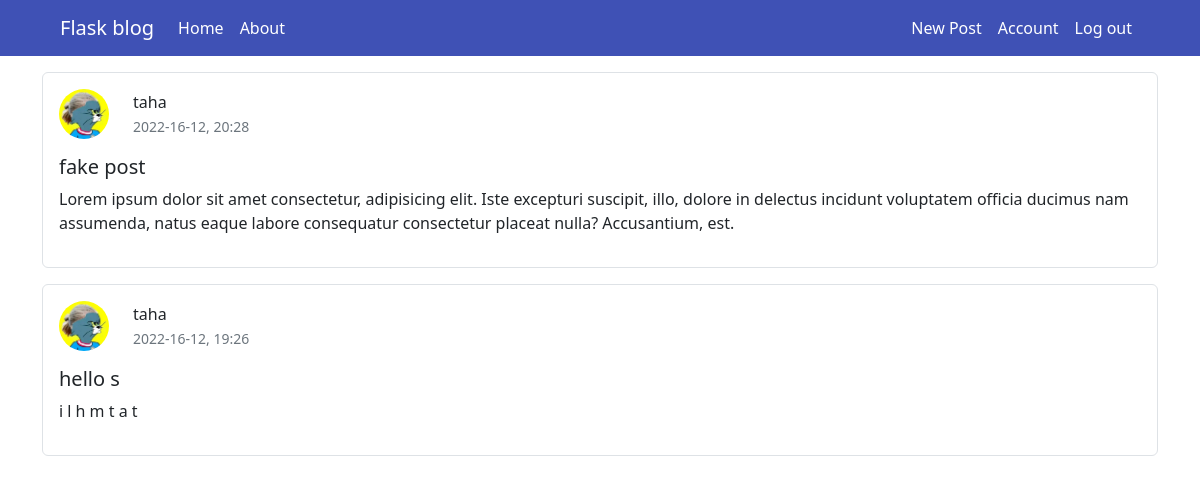
The page /home (signed in) on the database as committed earlier.
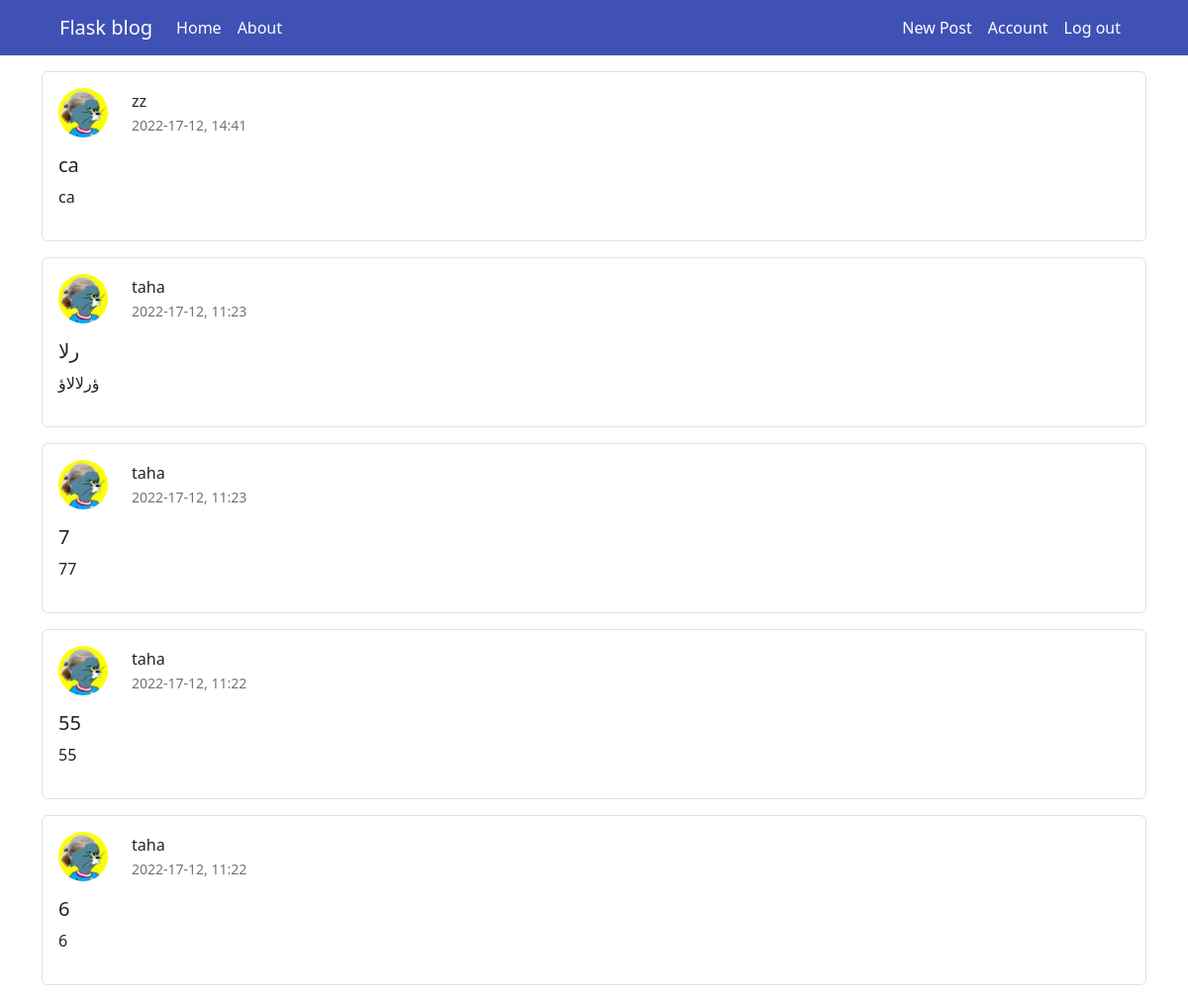
The same page on the database as committed later.
### flaskblog/models.py (models this page shows, shortened)
class Post(db.Model, UserMixin):
    id = db.Column(db.Integer, primary_key=True)
    user_id = db.Column(db.Integer, db.ForeignKey('user.id'), nullable=False)
    title = db.Column(db.String(160), nullable=False)
    date = db.Column(db.DateTime, nullable=False, default=datetime.utcnow)
    content = db.Column(db.Text, nullable=False)

class User(db.Model, UserMixin):
    id = db.Column(db.Integer, primary_key=True)
    username = db.Column(db.String(30), unique=True, nullable=False)
    email = db.Column(db.String(120), unique=True, nullable=False)
    profile_picture = db.Column(db.String(20), nullable=False,
                                default='default.png')
    password = db.Column(db.String(60), nullable=False)
    posts = db.relationship('Post', backref='author', lazy=True)

### flaskblog/routes.py (the view)
@app.route('/')
@app.route('/home')
def home():
    page = request.args.get('page', 1, type=int)
    posts = Post.query.order_by(
        Post.date.desc()).paginate(page=page, per_page=5)
    return render_template('home.jinja2', posts=posts)

### flaskblog/models.py (called while the page is built)
@login_manager.user_loader
def load_user(user_id):
    return User.query.get(int(user_id))

### flaskblog/templates/home.jinja2
{% extends "base.jinja2" %}
{% block content %}
  {% for post in posts %}
    <div class="post border rounded p-3 mb-3">
      <div class="post-card d-flex align-items-center flex-row  mb-3">
        <img src="{{ url_for('static', filename = 'profile_pics/' + current_user.profile_picture)}}"
             class="img-fluid rounded-circle me-4 "
             alt="profile pic">
        <div>
          <div class="card-text">
            <p class="mb-0">{{ post.author.username }}</p>
            <small ><a class="text-decoration-none text-muted"
   href="{{ url_for('post', post_id=post.id) }}">{{ post.date.strftime("%Y-%d-%m, %H:%M") }}</a></small>
          </div>
        </div>
      </div>
      <h5 class="card-title mb-2">
        <a class="link-dark" href="{{ url_for('post', post_id=post.id) }}">{{ post.title }}</a>
      </h5>
      <p>{{ post.content }}</p>
    </div>
  {% endfor %}
{% endblock content %}

Rows that differ between the two databases and show on the page:
no longer on this page (row edited): Post: profile_picture (picture), author.username "taha", date "2022-16-12, 20:28", title "fake post", content "Lorem ipsum dolor sit amet consectetur, adipisicing elit. Iste excepturi suscipit, illo, dolore in delectus incidunt voluptatem officia ducimus nam assumenda, natus eaque labore consequatur consectetur placeat nulla? Accusantium, est."
removed Post: profile_picture (picture), author.username "taha", date "2022-16-12, 19:26", title "hello s", content "i l h m t a t"
added Post: profile_picture (picture), author.username "zz", date "2022-17-12, 14:41", title "ca", content "ca"
added Post: profile_picture (picture), author.username "taha", date "2022-17-12, 11:23", title "رلا", content "ؤرلالاؤ"
added Post: profile_picture (picture), author.username "taha", date "2022-17-12, 11:23", title "7", content "77"
added Post: profile_picture (picture), author.username "taha", date "2022-17-12, 11:22", title "55", content "55"
added Post: profile_picture (picture), author.username "taha", date "2022-17-12, 11:22", title "6", content "6"
